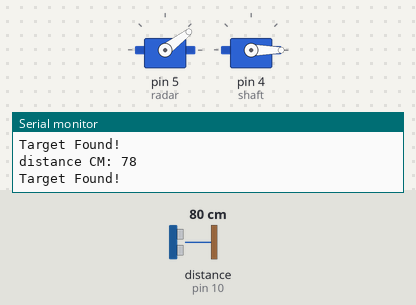
Simulated run of this sketch. Board: Arduino Uno, built with avr-gcc and run on an emulated ATmega328P. Parts: 2 × servo, the last lines printed to the serial monitor. Wiring (inferred from the names in the program): ultrasonic range finder: trigger pin 9; echo pin 10. The test bench sets the inputs (shaded band); at power-on: distance to the obstacle (sensor on pin 10) 80 cm. The echo pulse lasts 58.3 µs per cm.

Above: at 1.2 s.
1.3 s: distance to the obstacle (sensor on pin 10) set to 7 cm
At 2.3 s:
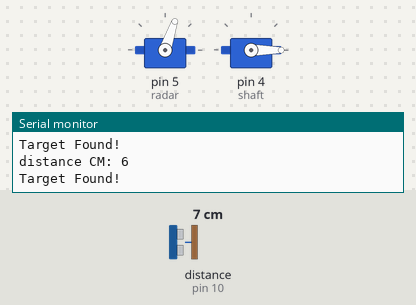
4.3 s: distance to the obstacle (sensor on pin 10) set to 4 cm
At 4.45 s:
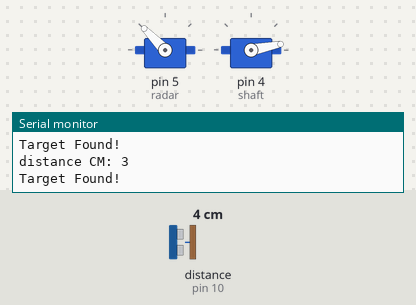
At 6.0 s:
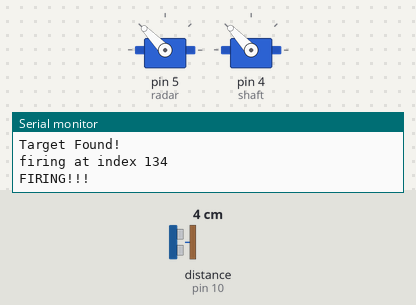
Timing chart, 0 to 44.3 s (numbered marks = the images above; inputs shaded):
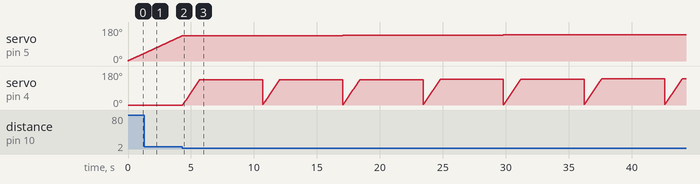

Measured:
- the behaviour switches between 6 and 5 cm on distance to the obstacle (sensor on pin 10) (found by bisection; images 1 and 2)
- after the input at 4.3 s, servo on pin 4 (shaft): ramps from 1° to 138° and jumps back, once every 6.4 s

The sketch:

RadarCossbowOnlyAim.ino
```cpp
#include <Servo.h>
const unsigned short int trigPin = 9;   // ultrasonic trigger pin
const unsigned short int echoPin = 10;  // ultrasonic echo pin

int triggerRadar(void);
int targetFound(int pos, int distinCM);
void aimCrossbow(int pos);

long duration;      // duration of ultrasonic echo
int distinCM;       // distance to object in CM
//int pos;            // servo position
int targetPos = 0;  // target position
bool found = false; // shoot only once per sweep
Servo radar;
Servo shaft;

void setup() {
  pinMode(trigPin, OUTPUT);
  pinMode(echoPin, INPUT);

  Serial.begin(9600);

  radar.attach(5);    // init radar servo pin 5
  shaft.attach(4);    // init crossbow servo pin 4
  //trigger.attach(3);  // init crossbow trigger servo pin 3
  //primer.attach(2);   // init crossbow primer servo pin 2

  // setting servos back to origin
  radar.write(0);
  shaft.write(0);
  //trigger.write(0);
  //primer.write(0);
}

void loop() {
  int pos = 0;
  found = false;                            // no target found yet
  for (pos = 0; pos <= 180; pos++) {        // start radar servo rotation 0-180
    radar.write(pos);

    distinCM = triggerRadar();              // triggers echo; returns distinCM
    Serial.write("distance CM: ");
    Serial.println(distinCM);
    targetPos = targetFound(pos, distinCM); // if !0, target is found
    Serial.println("Target Found!");

    if (targetPos != 0 && found == false) { // if target is identified
      aimCrossbow(targetPos);               // aim crossbow
      Serial.println("FIRING!!!");
      delay(5000);
      //primeCrossbow();                      // prime crossbow
      //fireCrossbow();                       // fire crossbow
    }
  }

  found = false;

  for (pos = 180; pos >= 0; pos--) {        // start servo rotation 165°-15°
    radar.write(pos);
    delay(30);

    distinCM = triggerRadar();              // triggers echo; returns distinCM

    targetPos = targetFound(pos, distinCM); // if !0, target is found

    if (targetPos != 0 && found == false) { // if target is identified
      aimCrossbow(targetPos);                 // aim crossbow
      Serial.println("FIRING!!!");
      delay(5000);
      //primeCrossbow();                        // prime crossbow
      //fireCrossbow();                         // fire crossbow
    }
  }
}

int triggerRadar(void) {                    // returns distance in CM
    digitalWrite(trigPin, LOW);             // OFF
    delayMicroseconds(2);
    digitalWrite(trigPin, HIGH);            // ON
    delayMicroseconds(10);
    digitalWrite(trigPin, LOW);             // OFF

    duration = pulseIn(echoPin, HIGH);      // calculate duration
    return duration*0.034/2;                // calculate distance in CM
}

int targetFound(int pos, int distinCM) {
  if (distinCM < 5) { // test this
    return pos;
  }
  else
    return 0;
}

void aimCrossbow(int pos) {
  int i = 0;
  for (i = 0; i < pos; i++) {
    shaft.write(i);
    delay(10);
  }
  Serial.write("firing at index ");
  Serial.println(pos);
  return;
}
```
